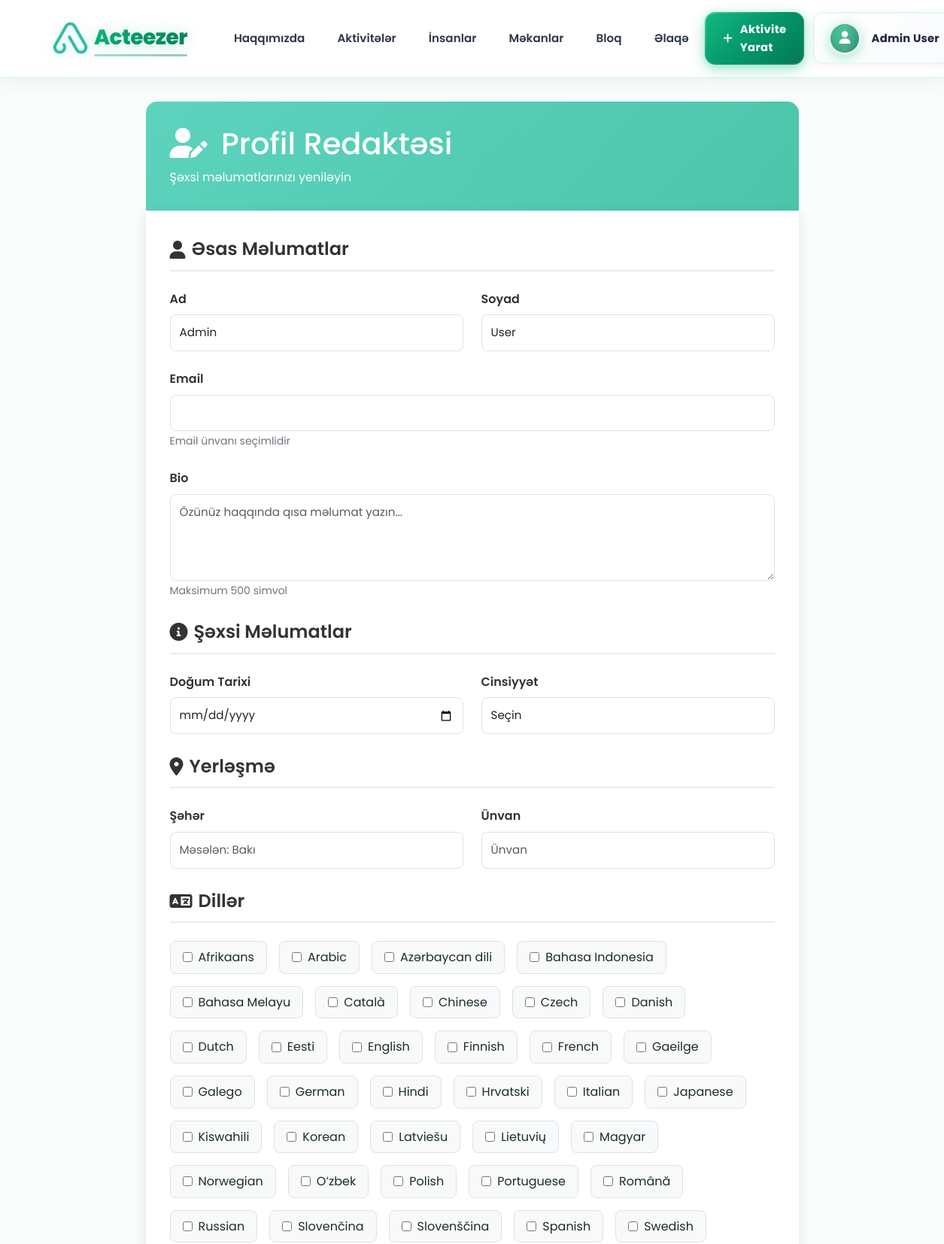
Page /accounts/profile/edit/ (signed in, upper part) on the committed database.
### accounts/models.py (models this page shows, shortened)
class User(AbstractUser):
    phone_regex = RegexValidator(
        regex=r'^\+?1?\d{9,15}$',
        message="Phone number must be entered in the format: '+999999999'. Up to 15 digits allowed."
    )
    GENDER_CHOICES = [
        ('male', 'Kişi'),
        ('female', 'Qadın'),
        ('other', 'Digər'),
        ('prefer_not_to_say', 'Deməyi üstün tutmuram'),
    ]
    phone = models.CharField(validators=[phone_regex], max_length=17, unique=True)
    is_phone_verified = models.BooleanField(default=False)
    otp_code = models.CharField(max_length=6, blank=True, null=True)
    otp_created_at = models.DateTimeField(blank=True, null=True)
    is_google_signup = models.BooleanField(default=False, help_text="True if user registered via Google OAuth")
    birthday = models.DateField(blank=True, null=True)
    gender = models.CharField(max_length=20, choices=GENDER_CHOICES, blank=True, null=True)
    bio = models.TextField(max_length=500, blank=True, null=True)
    languages = models.ManyToManyField(Language, blank=True)
    city = models.CharField(max_length=100, blank=True, null=True)
    latitude = models.DecimalField(max_digits=9, decimal_places=6, blank=True, null=True)
    longitude = models.DecimalField(max_digits=9, decimal_places=6, blank=True, null=True)
    address = models.TextField(blank=True, null=True)
    interests = models.ManyToManyField(Interest, blank=True)
    registration_step = models.IntegerField(default=0)  # 0: phone, 1: otp, 2: name, 3: languages, 4: birthday, 5: images, 6: bio, 7: interests, 8: location, 9: complete
    is_registration_complete = models.BooleanField(default=False)
    created_at = models.DateTimeField(auto_now_add=True)
    updated_at = models.DateTimeField(auto_now=True)
    username = None
    USERNAME_FIELD = 'phone'
    REQUIRED_FIELDS = ['first_name', 'last_name']
    objects = UserManager()
    def get_full_name(self):
        if self.first_name and self.last_name:
            return f"{self.first_name} {self.last_name}"
        return self.phone

class Language(models.Model):
    name = models.CharField(max_length=50, unique=True)
    code = models.CharField(max_length=5, unique=True)  # e.g., 'en', 'es', 'fr'
    class Meta:
        ordering = ['name']

### accounts/views.py (the view, shortened to what this page needs)
# urls.py: path('profile/edit/', views.edit_profile, name='edit_profile'),
@login_required
def edit_profile(request):
    from .models import Language, Interest, UserImage
    from django.contrib import messages
    languages = Language.objects.all().order_by('name')
    interests = Interest.objects.all().order_by('name')
    user_images = UserImage.objects.filter(user=request.user).order_by('order', 'uploaded_at')
    context = {
        'languages': languages,
        'interests': interests,
        'user_images': user_images,
    }
    return render(request, 'accounts/edit_profile.html', context)

### templates/accounts/edit_profile.html (shortened to what this page needs)
{% extends 'base.html' %}
{% load static %}
{% block content %}
<div class="edit-profile-container">
    <div class="edit-profile-header">
        <h1 class="mb-0">
            <i class="fas fa-user-edit me-2"></i>
            Profil Redaktəsi
        </h1>
        <p class="mb-0 mt-2 opacity-90">Şəxsi məlumatlarınızı yeniləyin</p>
    </div>
    <form method="post" enctype="multipart/form-data" class="edit-profile-section">
        <div class="section-title">
            <i class="fas fa-user"></i>
            Əsas Məlumatlar
        </div>
        <div class="row">
            <div class="col-md-6">
                <div class="form-group">
                    <label class="form-label" for="first_name">Ad</label>
                    <input type="text" class="form-control" id="first_name" name="first_name"
                           value="{{ user.first_name }}" required>
                </div>
            </div>
            <div class="col-md-6">
                <div class="form-group">
                    <label class="form-label" for="last_name">Soyad</label>
                    <input type="text" class="form-control" id="last_name" name="last_name"
                           value="{{ user.last_name }}" required>
                </div>
            </div>
        </div>
        <div class="form-group">
            <label class="form-label" for="email">Email</label>
            <input type="email" class="form-control" id="email" name="email"
                   value="{{ user.email|default:'' }}">
            <small class="form-text">Email ünvanı seçimlidir</small>
        </div>
        <div class="form-group">
            <label class="form-label" for="bio">Bio</label>
            <textarea class="form-control" id="bio" name="bio" rows="4"
                      maxlength="500" placeholder="Özünüz haqqında qısa məlumat yazın...">{{ user.bio|default:'' }}</textarea>
            <small class="form-text">Maksimum 500 simvol</small>
        </div>
        <div class="section-title">
            <i class="fas fa-info-circle"></i>
            Şəxsi Məlumatlar
        </div>
        <div class="row">
            <div class="col-md-6">
                <div class="form-group">
                    <label class="form-label" for="birthday">Doğum Tarixi</label>
                    <input type="date" class="form-control" id="birthday" name="birthday"
                           value="{{ user.birthday|date:'Y-m-d'|default:'' }}">
                </div>
            </div>
            <div class="col-md-6">
                <div class="form-group">
                    <label class="form-label" for="gender">Cinsiyyət</label>
                    <select class="form-select" id="gender" name="gender">
                        <option value="">Seçin</option>
                    </select>
                </div>
            </div>
        </div>
        <div class="section-title">
            <i class="fas fa-map-marker-alt"></i>
            Yerləşmə
        </div>
        <div class="row">
            <div class="col-md-6">
                <div class="form-group">
                    <label class="form-label" for="city">Şəhər</label>
                    <input type="text" class="form-control" id="city" name="city"
                           value="{{ user.city|default:'' }}" placeholder="Məsələn: Bakı">
                </div>
            </div>
            <div class="col-md-6">
                <div class="form-group">
                    <label class="form-label" for="address">Ünvan</label>
                    <input type="text" class="form-control" id="address" name="address"
                           value="{{ user.address|default:'' }}" placeholder="Ünvan">
                </div>
            </div>
        </div>
        <div class="section-title">
            <i class="fas fa-language"></i>
            Dillər
        </div>
        <div class="form-group">
            <div class="checkbox-group">
                {% for language in languages %}
                    <label class="checkbox-item">
                        <input type="checkbox" name="languages" value="{{ language.id }}"
                               {% if language in user.languages.all %}checked{% endif %}>
                        {{ language.name }}
                    </label>
                {% endfor %}
            </div>
        </div>
    </form>
</div>
{% endblock %}

### templates/base.html (shortened to what this page needs)
<!DOCTYPE html>
<html lang="en">
<head>
    <link href="https://cdn.jsdelivr.net/npm/bootstrap@5.3.0/dist/css/bootstrap.min.css" rel="stylesheet">
    <link rel="stylesheet" href="https://cdnjs.cloudflare.com/ajax/libs/font-awesome/6.0.0/css/all.min.css">
    {% load static %}
    <link rel="stylesheet" href="{% static 'css/style.css' %}">
</head>
<body>
    <nav class="navbar navbar-expand-lg navbar-light" id="mainNavbar">
        <div class="container">
            <a class="navbar-brand d-flex align-items-center" href="{% url 'home' %}">
                <img src="{% static 'logo.png' %}" alt="Acteezer" class="navbar-logo d-none d-lg-inline">
                <span class="navbar-brand-text d-lg-none">Acteezer</span>
            </a>
            <div class="collapse navbar-collapse" id="navbarNav">
                <ul class="navbar-nav me-auto ms-lg-4">
                    <li class="nav-item">
                        <a class="nav-link {% if request.resolver_match.url_name == 'about' %}active{% endif %}" href="{% url 'about' %}">Haqqımızda</a>
                    </li>
                    <li class="nav-item">
                        <a class="nav-link {% if 'activities' in request.resolver_match.namespace %}active{% endif %}" href="{% url 'activities:activities_list' %}">Aktivitələr</a>
                    </li>
                    <li class="nav-item">
                        <a class="nav-link {% if 'people_list' in request.resolver_match.url_name %}active{% endif %}" href="{% url 'accounts:people_list' %}">İnsanlar</a>
                    </li>
                    <li class="nav-item">
                        <a class="nav-link {% if 'places' in request.resolver_match.namespace %}active{% endif %}" href="{% url 'places:places_list' %}">Məkanlar</a>
                    </li>
                    <li class="nav-item">
                        <a class="nav-link {% if request.resolver_match.url_name == 'blog' %}active{% endif %}" href="{% url 'blog' %}">Bloq</a>
                    </li>
                    <li class="nav-item">
                        <a class="nav-link {% if request.resolver_match.url_name == 'contact' %}active{% endif %}" href="{% url 'contact' %}">Əlaqə</a>
                    </li>
                </ul>
                <ul class="navbar-nav align-items-center gap-2">
                    {% if user.is_authenticated %}
                        <li class="nav-item d-none d-lg-block">
                            <a href="{% url 'activities:create_activity' %}" class="create-activity-btn">
                                <i class="fas fa-plus"></i>
                                Aktivite Yarat
                            </a>
                        </li>
                        <li class="nav-item dropdown">
                            <a class="nav-link dropdown-toggle user-dropdown-toggle" href="#" id="navbarDropdown" role="button" data-bs-toggle="dropdown" aria-expanded="false">
                                <div class="user-avatar">
                                    {% if user.profile_image %}
                                        <img src="{{ user.profile_image.url }}" alt="{{ user.get_full_name }}" class="user-avatar-img">
                                    {% else %}
                                        <i class="fas fa-user"></i>
                                    {% endif %}
                                </div>
                                <span class="user-name d-none d-xl-inline">{{ user.get_full_name|default:user.phone }}</span>
                            </a>
                        </li>
                    {% else %}
                        <li class="nav-item">
                            <a class="btn btn-primary" href="{% url 'accounts:register' %}">
                                <i class="fas fa-user-plus me-2"></i>Qoşulun
                            </a>
                        </li>
                    {% endif %}
                </ul>
            </div>
        </div>
    </nav>
    <main>
        {% block content %}
        {% endblock %}
    </main>
    {% load static %}
</body>
</html>

### static/css/style.css (style rules this page uses)
:root { --primary-color: #5DD3BE; --primary-dark: #4BC5AA; --primary-light: #7CDDC9; --secondary-color: #4DB8E8; --accent-color: #FFB84D; --success-color: #5DD3BE; --warning-color: #FFB84D; --danger-color: #FF6B6B; --light-bg: #f8fdfc; --white: #ffffff; --dark-text: #1a2e2a; --gray-text: #64748b; --light-gray: #f0faf8; --border-color: #e0f2ef; --gradient-bg: linear-gradient(135deg, #5DD3BE 0%, #4BC5AA 100%); --gradient-warm: linear-gradient(135deg, #FFB84D 0%, #FF6B6B 100%); --gradient-hero: linear-gradient(135deg, rgba(93, 211, 190, 0.9) 0%, rgba(75, 197, 170, 0.9) 100%); --gradient-soft: linear-gradient(135deg, rgba(93, 211, 190, 0.1) 0%, rgba(75, 197, 170, 0.1) 100%); --shadow-sm: 0 1px 2px 0 rgb(0 0 0 / 0.05); --shadow-md: 0 4px 6px -1px rgb(0 0 0 / 0.1), 0 2px 4px -2px rgb(0 0 0 / 0.1); --shadow-lg: 0 10px 15px -3px rgb(0 0 0 / 0.1), 0 4px 6px -4px rgb(0 0 0 / 0.1); --shadow-xl: 0 20px 25px -5px rgb(0 0 0 / 0.1), 0 8px 10px -6px rgb(0 0 0 / 0.1); --shadow-primary: 0 4px 6px -1px rgba(93, 211, 190, 0.2), 0 2px 4px -2px rgba(93, 211, 190, 0.1); --border-radius: 12px; --border-radius-lg: 16px; --border-radius-xl: 20px; }
body { font-family: 'Poppins', sans-serif; line-height: 1.6; color: var(--dark-text); background-color: var(--light-bg); }
.navbar { backdrop-filter: blur(20px); background-color: rgba(255, 255, 255, 0.95) !important; border-bottom: 1px solid var(--border-color); padding: 1rem 0; box-shadow: var(--shadow-sm); }
.navbar-brand { font-size: 1.75rem; font-weight: 700; color: var(--primary-color) !important; }
.navbar-nav .nav-link { font-weight: 500; color: var(--dark-text) !important; margin: 0 0.5rem; transition: all 0.3s ease; }
.form-control, .form-select { border-radius: 12px; border: 2px solid #e2e8f0; padding: 0.75rem 1rem; font-size: 0.95rem; transition: all 0.3s ease; background: white; }
.form-label { font-weight: 500; color: var(--dark-text); margin-bottom: 0.75rem; }
.navbar-logo { height: 32px; width: auto; }
.nav-link { font-weight: 500; color: var(--dark-text) !important; padding: 0.5rem 1rem !important; transition: color 0.3s ease; }
.navbar-nav .dropdown-toggle::after { margin-left: 0.5rem; font-size: 0.8rem; }

### templates/accounts/edit_profile.html (style rules this page uses)
.edit-profile-container { max-width: 900px; margin: 2rem auto; padding: 0 1rem; }
.edit-profile-header { background: linear-gradient(135deg, #5DD3BE 0%, #4BC5AA 100%); color: white; padding: 2rem; border-radius: 15px 15px 0 0; margin-bottom: 0; }
.edit-profile-section { background: white; border-radius: 0 0 15px 15px; padding: 2rem; box-shadow: 0 4px 15px rgba(0, 0, 0, 0.1); margin-bottom: 2rem; }
.section-title { font-size: 1.5rem; font-weight: 600; color: #333; margin-bottom: 1.5rem; padding-bottom: 0.5rem; border-bottom: 2px solid #e9ecef; display: flex; align-items: center; gap: 0.5rem; }
.form-group { margin-bottom: 1.5rem; }
.form-label { font-weight: 600; color: #333; margin-bottom: 0.5rem; display: block; }
.form-control, .form-select { border-radius: 8px; border: 1px solid #dee2e6; padding: 0.75rem; transition: all 0.3s ease; }
.checkbox-group, .radio-group { display: flex; flex-wrap: wrap; gap: 1rem; margin-top: 0.5rem; }
.checkbox-item, .radio-item { display: flex; align-items: center; padding: 0.5rem 1rem; background: #f8f9fa; border-radius: 8px; border: 1px solid #dee2e6; transition: all 0.3s ease; }
.checkbox-item input[type="checkbox"], .radio-item input[type="radio"] { margin-right: 0.5rem; }
.form-text { font-size: 0.875rem; color: #6c757d; margin-top: 0.25rem; }

### rows in the picture
User: get_full_name "Admin User", first_name "Admin", last_name "User"
Language: name "Afrikaans"
Language: name "Arabic"
Language: name "Azərbaycan dili"
Language: name "Bahasa Indonesia"
Language: name "Bahasa Melayu"
Language: name "Català"
Language: name "Chinese"
Language: name "Czech"
Language: name "Danish"
Language: name "Dutch"
Language: name "Eesti"
Language: name "English"
Language: name "Finnish"
Language: name "French"
Language: name "Gaeilge"
Language: name "Galego"
Language: name "German"
Language: name "Hindi"
Language: name "Hrvatski"
Language: name "Italian"
Language: name "Japanese"
Language: name "Kiswahili"
Language: name "Korean"
Language: name "Latviešu"
Language: name "Lietuvių"
Language: name "Magyar"
Language: name "Norwegian"
Language: name "Oʻzbek"
Language: name "Polish"
Language: name "Portuguese"
Language: name "Română"
Language: name "Russian"
Language: name "Slovenčina"
Language: name "Slovenščina"
Language: name "Spanish"
Language: name "Swedish"
